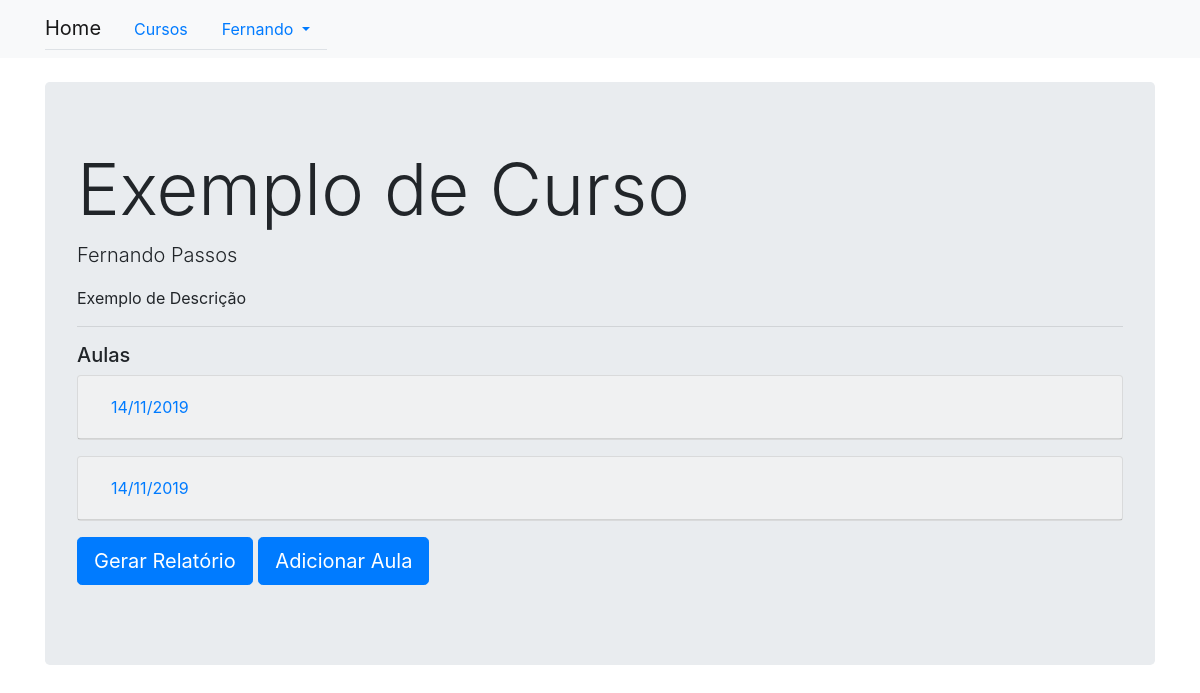
The page /courses/1 (signed in) on the database its author committed.
### users/models.py (models this page shows)
class Person(AbstractUser):
    def __str__(self):
        return self.first_name + ' ' + self.last_name

### classes/models.py (models this page shows, shortened)
class Course(models.Model):
    name = models.CharField(max_length=128)
    description = models.CharField(max_length=300, blank=True)
    owner = models.ForeignKey(Person, on_delete=models.CASCADE)
    participants = models.ManyToManyField(
        Person, related_name="participants", blank=True)
    access_key = models.CharField(max_length = 12, blank = True)

class Lesson(models.Model):
    course = models.ForeignKey(Course, on_delete=models.CASCADE)
    on_going = models.BooleanField(default=True)
    date = models.DateField(auto_now_add=True)
    attendants = models.ManyToManyField(
        Person, related_name="attendants", blank=True)
    auth_code = models.CharField(max_length=6)
    def __str__(self):
        if self.date:
            return str(self.date.day) + "/" + str(self.date.month) + "/" + str(self.date.year)

### classes/views.py (the view)
# urls.py: path('<int:id>', views.course_page, name='course'),
def course_page(request, id):
    is_owner = False
    course = get_object_or_404(models.Course, pk=id)
    subscribe = forms.SubscribeForm()
    check_in = forms.CheckInForm()
    if(request.user == course.owner):
        is_owner = True
    lessons = course.lesson_set.all()
    ctx = {
        'subscribe': subscribe,
        'check_in': check_in,
        'course': course,
        'lessons': lessons,
        'is_owner': is_owner,
        'user': request.user
    }
    return render(request, 'classes/single_course.html', context=ctx)

### templates/classes/single_course.html (shortened to what this page needs)
{% extends 'base.html' %}
{% block body_block %}
<br>
<div class="container">
    <div class="jumbotron">
        <h1 class="display-3">{{course.name}}</h1>
        <p class="lead">{{course.owner}}</p>
        <p>{{course.description}}</p>
        <hr class="my-2">
        {% if user in course.participants.all or is_owner %}
        <p>
            <h5> Aulas </h5>
            <div id="accordion">
                {% for lesson in lessons %}
                    <div class = "card bg-light mb-3">
                        <div class="card-header" id="heading-{{lesson.id}}">
                            <h5 class="mb-0">
                                <button class="btn btn-link" data-toggle="collapse" data-target="#collapse-{{lesson.id}}" aria-expanded="false" aria-controls="collapse-{{lesson.id}}">
                                {{lesson}}
                                </button>
                            </h5>
                            </div>
                    </div>
                {% endfor %}
            </div>
        </p>
        {% endif %}
        {% if is_owner %}
        <p class="lead">
            <a class="btn btn-primary btn-lg" href="{% url 'course_report' id=course.id %}" role="button">Gerar Relatório</a>
            <a class="btn btn-primary btn-lg" href="{% url 'new_lesson' course_id=course.id %}" role="button">Adicionar Aula</a>
        </p>
        {% endif %}
    </div>
</div>
{% endblock %}

### templates/base.html (shortened to what this page needs)
<html>
    <head>
        <link rel="stylesheet" href="https://stackpath.bootstrapcdn.com/bootstrap/4.1.3/css/bootstrap.min.css">
    </head>
    <body>
        <nav class="navbar navbar-expand-lg navbar-light bg-light">
            <div class="container">
                <ul class="nav nav-tabs">
                    <a class="navbar-brand" href="{% url 'home' %}">Home</a>
                    <li class="nav-item">
                        <a href="{% url 'all_courses' %}" class="nav-link">Cursos</a>
                    </li>
                    {% if user.is_authenticated %}
                    <li class="nav-item dropdown">
                        <a class="nav-link dropdown-toggle" data-toggle="dropdown" href="#" role="button" aria-haspopup="true" aria-expanded="false">
                             {{user.first_name}}
                        </a>
                    </li>
                    {% else %}
                    <li class="nav-item">
                        <a href="{% url 'account_login' %}" class="nav-link">Login</a>
                    </li>
                    {% endif %}
                </ul>
            </div>
        </nav>
        {% block body_block %}
        {% endblock %}
    </body>
</html>

### rows shown on the page
Person: first_name "Fernando"
Course: name "Exemplo de Curso", owner "Fernando Passos", description "Exemplo de Descrição"
Lesson: date "14/11/2019"
Lesson: date "14/11/2019"
